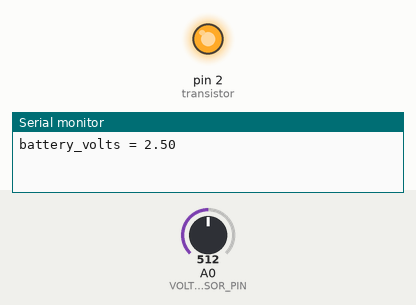
A sketch run on a simulated Arduino Uno, built with avr-gcc and run on an emulated ATmega328P. On the bench: output pins drawn as LEDs (lit = HIGH), the last lines printed to the serial monitor. The test bench sets the inputs (shaded band); at power-on: A0 (VOLT_SENSOR_PIN) = 512.

Above: at 1.0 s.
At 3.0 s:
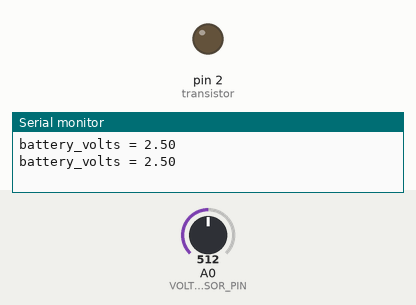
Timing chart, 0 to 5.2 s (numbered marks = the images above):
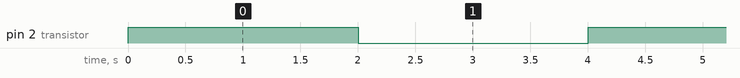

Measured:
- by itself, pin 2 (transistor): alternates HIGH for 2.0 s and LOW for 2.0 s

The sketch:

charger.ino
```cpp
/*arduino:avr:uno
  Dave Skura, 2022

	solar panel to battey needs a diode on (+) so it only goes one way
	https://www.homemade-circuits.com/how-to-make-solar-battery-charger/

	need to shut off charging when battery is full...
	volt meter could sense this
	a transistor should be able to switch off the charger

	https://www.instructables.com/ARDUINO-PWM-SOLAR-CHARGE-CONTROLLER-V-202/#:~:text=The%20heart%20of%20the%20charge,battery%20and%20control%20the%20load.

*/

const int transistor = 2;

const float ARDUINO_VOLTAGE = 5.0;
const int VOLT_SENSOR_PIN = A0;
const float R1 = 1; // Resistor #1 value in k ohms (10k)
const float R2 = 1; // Resistor #2 value in k ohms (10k)


void setup()
{
	Serial.begin(9600);
  pinMode (transistor, OUTPUT);
	digitalWrite(transistor,LOW);
}

void loop()
{

	digitalWrite(transistor,HIGH);
	read_volts();
  delay(2000);

	digitalWrite(transistor,LOW);
	read_volts();
  delay(2000);

}

float read_volts() {
	float battery_volts = 0.0; // the voltage we want to read
	float arduino_raw_read = 0.0; // read from analogpin using analogRead
	float analogpin_increments = 0.0; // measured voltage/1024... this is how analog pins work

	arduino_raw_read = analogRead(VOLT_SENSOR_PIN);

	analogpin_increments = ARDUINO_VOLTAGE/1023.0;
	battery_volts = arduino_raw_read*analogpin_increments;

  Serial.print("battery_volts = ");
  Serial.println(battery_volts);

	return battery_volts;
}
```
